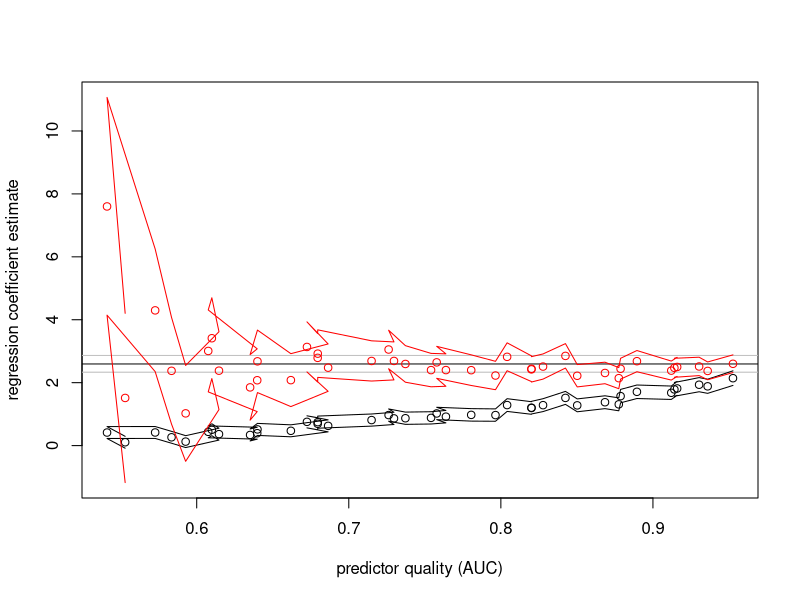
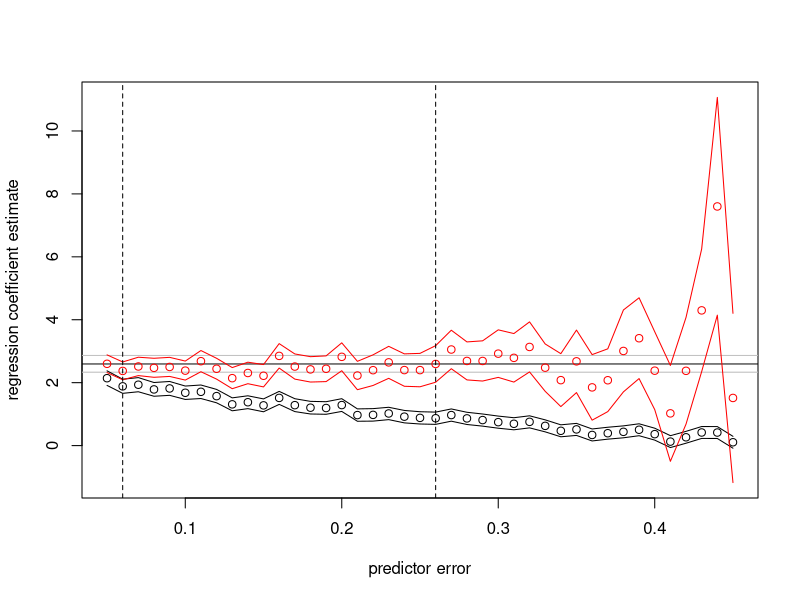

The R source for these figures, in order:
library(pROC)
N <- 4000 # sample, both for measurement estimate and total estimation
R <- 0.2 # fraction of 1s in variable


# We simulate the regression problem

YRflip <- 200/1000 #fraction of flipped X values in Y (dependent variable)

Xtrue <- (runif(n=N, min=0, max=1)<R)
Yflip <- sample(c(rep(T,N*YRflip), rep(F, N*(1-YRflip))))
Y <- Xtrue
Y[Yflip] <- !Y[Yflip]

# Y contains DV and Xtrue contains the errorless measure of the IV
table(Xtrue,Y)


# Error level: probability of flipping each value of X, i.e. misclassification in ML model
Rflip <- 200/1000
Xmeasure <- Xtrue
flip <- sample(c(rep(T,N*Rflip), rep(F, N*(1-Rflip))))
Xmeasure[flip] <- !Xmeasure[flip]

# Using prediction probabilities based on noisy data
# Toy model: logistic regression of Y based on noisy measurement of X
# Training is done on the first half of the data, use is on the second
model <- glm(Xtrue[1:(N/2)]~Xmeasure[1:(N/2)], family="binomial")
ppreds <- predict(model, newdata=data.frame(Xmeasure=Xmeasure[(N/2+1):N]), type="response")

model1 <- glm(Y[(N/2+1):N] ~ Xtrue[(N/2+1):N], family="binomial")
summary(model1) # errorless estimate

model2 <- glm(Y[(N/2+1):N] ~ Xmeasure[(N/2+1):N], family="binomial")
summary(model2) # estimate with error but ignoring it

model3 <- glm(Y[(N/2+1):N] ~ ppreds, family="binomial")
summary(model3) # estimate with error but accounting for it
# coefficient should be closer to errorless estimate than the model ignoring error and se should be larger


df <- data.frame()
Rflip <- seq(50,450, by=10)/1000  #Probability of flipping a measurement of the binary predictor

for (iR in Rflip)
{
  flip <- sample(c(rep(T,N*iR), rep(F, N*(1-iR)))) #sample random flips with this iteration's prob
  Xmeasure <- Xtrue
  Xmeasure[flip] <- !Xmeasure[flip]
  model <- glm(Xtrue[1:(N/2)]~Xmeasure[1:(N/2)], family="binomial")
  # logistic regression model with first half of data

  flip <- sample(c(rep(T,N*iR), rep(F, N*(1-iR))))
  Xmeasure <- Xtrue
  Xmeasure[flip] <- !Xmeasure[flip]
  ppreds <- predict(model, newdata=data.frame(Xmeasure=Xmeasure[(N/2+1):N]), type="response")
  # estimation based on the second half of data
  
  model2 <- glm(Y[(N/2+1):N] ~ Xmeasure[(N/2+1):N], family="binomial")
  cimeasure <- confint(model2) # We calculate confidence intervals and are interested in the second coefficient
  model3 <- glm(Y[(N/2+1):N] ~ ppreds, family="binomial")  #ppreds is already for the second half
  cipreds <- confint(model3)
  
  AUC = roc(predictor=model$fitted.values, response=Xtrue[1:(N/2)])$auc # AUC of logistic regressior as more interpretable classifier quality
  df <- rbind(df, data.frame(AUC = AUC,  
                             error=iR,
                             estmeasure=coefficients(model2)[2],
                             estpred=coefficients(model3)[2],
                             lowmeasure=cimeasure[2,1],
                             lowpred=cipreds[2,1],
                             highmeasure=cimeasure[2,2],
                             highpred=cipreds[2,2]
                             ))  
}


# We take the range of high and low CI values for the plot
plot(df$AUC, df$estmeasure, ylim=range(c(df$lowmeasure,df$highmeasure,df$lowpred,df$highpred,coef(model1)[2])),
     xlab="predictor quality (AUC)", ylab="regression coefficient estimate")
abline(h=coef(model1)[2]) # we plot the errorless estimation and CI as horizontal lines
cimodel <- confint(model1)
abline(h=cimodel[2,1], col="gray")
abline(h=cimodel[2,2], col="gray")

points(df$AUC, df$estpred, col="red")

lines(df$AUC, df$lowmeasure)
lines(df$AUC, df$highmeasure)

lines(df$AUC, df$lowpred, col="red")
lines(df$AUC, df$highpred, col="red")




# We take the range of high and low CI values for the plot
plot(df$error, df$estmeasure, ylim=range(c(df$lowmeasure,df$highmeasure,df$lowpred,df$highpred,coef(model1)[2])),
     xlab="predictor error", ylab="regression coefficient estimate")
abline(h=coef(model1)[2]) # we plot the errorless estimation and CI as horizontal lines
cimodel <- confint(model1)
abline(h=cimodel[2,1], col="gray")
abline(h=cimodel[2,2], col="gray")

points(df$error, df$estpred, col="red")

lines(df$error, df$lowmeasure)
lines(df$error, df$highmeasure)

lines(df$error, df$lowpred, col="red")
lines(df$error, df$highpred, col="red")

lowAUC <- 0.73
highAUC <- 0.94

sels <- which(df$AUC>0.73)
pos <- sels[length(sels)]
df$AUC[pos]

abline(v=df$error[pos], lty=2)

sels <- which(df$AUC<0.94)
pos <- sels[1]
df$AUC[pos]
abline(v=df$error[pos], lty=2)

